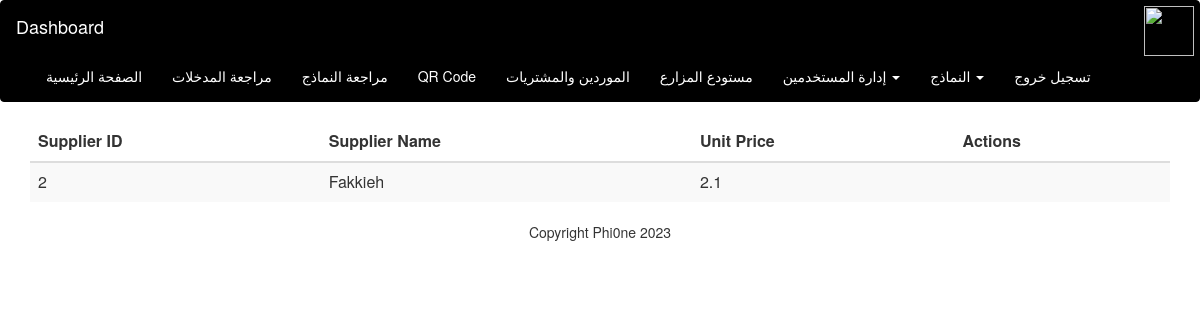
Page /suppliers_table/2 on the committed database.
### model.py (models this page shows, shortened)
class Supplier(db.Model):
    id = db.Column(db.Integer, primary_key=True)
    supplier_name = db.Column(db.String(120), nullable=False)
    unit_price = db.Column(db.Float, nullable=False)
    type_id = db.Column(db.Integer, db.ForeignKey('type.id'), nullable=False)

### app.py (the view)
@app.route('/suppliers_table/<type_id>', methods=['GET', 'POST'])
def view_suppliers(type_id):
    if request.method == 'POST':
        supplier_id = request.form.get('supplier_id')
        if supplier_id:
            pass
    from categories.categoriesModel import get_suppliers_by_type_id
    suppliers = get_suppliers_by_type_id(type_id)
    return render_template("suppliers_table.html", suppliers=suppliers, type_id=type_id)

### categories/categoriesModel.py (called while the page is built)
def get_suppliers_by_type_id(type_id):
    suppliers = Supplier.query.filter_by(type_id=type_id).all()
    print(suppliers)
    return suppliers

### templates/suppliers_table.html (shortened to what this page needs)
{% extends "base.html" %}
{% block content %}
<div class="container">
    <table class="table table-striped">
        <thead>
            <tr>
                <th>Supplier ID</th>
                <th>Supplier Name</th>
                <th>Unit Price</th>
                <th>Actions</th>
            </tr>
        </thead>
        <tbody>
            {% for supplier in suppliers %}
            <tr>
                <td>{{ supplier.id }}</td>
                <td>{{ supplier.supplier_name }}</td>
                <td>{{ supplier.unit_price }}</td>
                <td></td>
            </tr>
            {% endfor %}
        </tbody>
    </table>
</div>
{% endblock %}

### rows in the picture
Supplier: id "2", supplier_name "Fakkieh", unit_price "2.1"
